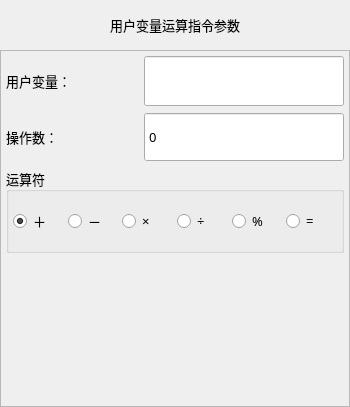
<?xml version="1.0" encoding="UTF-8"?>
<ui version="4.0">
 <class>FormActOperate</class>
 <widget class="QWidget" name="FormActOperate">
  <property name="geometry">
   <rect>
    <x>0</x>
    <y>0</y>
    <width>350</width>
    <height>407</height>
   </rect>
  </property>
  <property name="sizePolicy">
   <sizepolicy hsizetype="Fixed" vsizetype="Fixed">
    <horstretch>0</horstretch>
    <verstretch>0</verstretch>
   </sizepolicy>
  </property>
  <property name="minimumSize">
   <size>
    <width>350</width>
    <height>407</height>
   </size>
  </property>
  <property name="maximumSize">
   <size>
    <width>700</width>
    <height>815</height>
   </size>
  </property>
  <property name="font">
   <font>
    <family>微软雅黑</family>
    <pointsize>10</pointsize>
    <weight>50</weight>
    <italic>false</italic>
    <bold>false</bold>
   </font>
  </property>
  <property name="windowTitle">
   <string notr="true">用户变量运算</string>
  </property>
  <property name="styleSheet">
   <string notr="true"/>
  </property>
  <layout class="QVBoxLayout" name="verticalLayout">
   <property name="spacing">
    <number>0</number>
   </property>
   <property name="margin">
    <number>0</number>
   </property>
   <item>
    <widget class="QLabel" name="labelParaTitle">
     <property name="sizePolicy">
      <sizepolicy hsizetype="Preferred" vsizetype="Fixed">
       <horstretch>0</horstretch>
       <verstretch>0</verstretch>
      </sizepolicy>
     </property>
     <property name="minimumSize">
      <size>
       <width>0</width>
       <height>50</height>
      </size>
     </property>
     <property name="font">
      <font>
       <family>微软雅黑</family>
       <pointsize>10</pointsize>
       <weight>50</weight>
       <bold>false</bold>
      </font>
     </property>
     <property name="styleSheet">
      <string notr="true">QLabel#labelParaTitle
{
	color: black;
	border-image: url(:/img/widget/Panel.png) 0 4 0 4;
	border-left: 4px transparent;
	border-right: 4px transparent;
}
</string>
     </property>
     <property name="text">
      <string>用户变量运算指令参数</string>
     </property>
     <property name="alignment">
      <set>Qt::AlignCenter</set>
     </property>
    </widget>
   </item>
   <item>
    <widget class="QFrame" name="frameActOperate">
     <property name="font">
      <font>
       <family>微软雅黑</family>
       <pointsize>10</pointsize>
       <weight>50</weight>
       <italic>false</italic>
       <bold>false</bold>
      </font>
     </property>
     <property name="styleSheet">
      <string notr="true"/>
     </property>
     <property name="frameShape">
      <enum>QFrame::StyledPanel</enum>
     </property>
     <property name="frameShadow">
      <enum>QFrame::Plain</enum>
     </property>
     <property name="IsMainArea" stdset="0">
      <bool>true</bool>
     </property>
     <layout class="QGridLayout" name="gridLayout_2">
      <property name="margin">
       <number>5</number>
      </property>
      <item row="0" column="0">
       <widget class="QLabel" name="labelVar">
        <property name="sizePolicy">
         <sizepolicy hsizetype="Expanding" vsizetype="Fixed">
          <horstretch>0</horstretch>
          <verstretch>0</verstretch>
         </sizepolicy>
        </property>
        <property name="minimumSize">
         <size>
          <width>0</width>
          <height>50</height>
         </size>
        </property>
        <property name="maximumSize">
         <size>
          <width>16777215</width>
          <height>50</height>
         </size>
        </property>
        <property name="font">
         <font>
          <family>微软雅黑</family>
          <pointsize>10</pointsize>
          <weight>50</weight>
          <italic>false</italic>
          <bold>false</bold>
         </font>
        </property>
        <property name="text">
         <string>用户变量：</string>
        </property>
        <property name="buddy">
         <cstring>lineEdit_Var</cstring>
        </property>
       </widget>
      </item>
      <item row="0" column="1">
       <widget class="xLineEdit" name="lineEdit_Var">
        <property name="enabled">
         <bool>true</bool>
        </property>
        <property name="sizePolicy">
         <sizepolicy hsizetype="Fixed" vsizetype="Fixed">
          <horstretch>0</horstretch>
          <verstretch>0</verstretch>
         </sizepolicy>
        </property>
        <property name="minimumSize">
         <size>
          <width>200</width>
          <height>50</height>
         </size>
        </property>
        <property name="maximumSize">
         <size>
          <width>200</width>
          <height>50</height>
         </size>
        </property>
        <property name="font">
         <font>
          <family>微软雅黑</family>
          <pointsize>10</pointsize>
          <weight>50</weight>
          <italic>false</italic>
          <bold>false</bold>
         </font>
        </property>
        <property name="focusPolicy">
         <enum>Qt::ClickFocus</enum>
        </property>
        <property name="acceptDrops">
         <bool>false</bool>
        </property>
        <property name="alignment">
         <set>Qt::AlignCenter</set>
        </property>
        <property name="readOnly">
         <bool>true</bool>
        </property>
       </widget>
      </item>
      <item row="1" column="0">
       <widget class="QLabel" name="labelValue">
        <property name="sizePolicy">
         <sizepolicy hsizetype="Expanding" vsizetype="Fixed">
          <horstretch>0</horstretch>
          <verstretch>0</verstretch>
         </sizepolicy>
        </property>
        <property name="minimumSize">
         <size>
          <width>0</width>
          <height>50</height>
         </size>
        </property>
        <property name="maximumSize">
         <size>
          <width>16777215</width>
          <height>50</height>
         </size>
        </property>
        <property name="font">
         <font>
          <family>微软雅黑</family>
          <pointsize>10</pointsize>
          <weight>50</weight>
          <italic>false</italic>
          <bold>false</bold>
         </font>
        </property>
        <property name="text">
         <string>操作数：</string>
        </property>
        <property name="buddy">
         <cstring>lineEdit_Var</cstring>
        </property>
       </widget>
      </item>
      <item row="1" column="1">
       <widget class="xSpinBox" name="BoxValue">
        <property name="enabled">
         <bool>true</bool>
        </property>
        <property name="sizePolicy">
         <sizepolicy hsizetype="Fixed" vsizetype="Fixed">
          <horstretch>0</horstretch>
          <verstretch>0</verstretch>
         </sizepolicy>
        </property>
        <property name="minimumSize">
         <size>
          <width>200</width>
          <height>50</height>
         </size>
        </property>
        <property name="maximumSize">
         <size>
          <width>200</width>
          <height>50</height>
         </size>
        </property>
        <property name="font">
         <font>
          <family>微软雅黑</family>
          <pointsize>10</pointsize>
          <weight>50</weight>
          <italic>false</italic>
          <bold>false</bold>
         </font>
        </property>
        <property name="focusPolicy">
         <enum>Qt::ClickFocus</enum>
        </property>
        <property name="acceptDrops">
         <bool>false</bool>
        </property>
        <property name="alignment">
         <set>Qt::AlignLeading|Qt::AlignLeft|Qt::AlignVCenter</set>
        </property>
        <property name="buttonSymbols">
         <enum>QAbstractSpinBox::NoButtons</enum>
        </property>
        <property name="specialValueText">
         <string notr="true"/>
        </property>
        <property name="keyboardTracking">
         <bool>false</bool>
        </property>
        <property name="suffix">
         <string notr="true"/>
        </property>
        <property name="prefix">
         <string notr="true"/>
        </property>
        <property name="minimum">
         <number>0</number>
        </property>
        <property name="maximum">
         <number>6000000</number>
        </property>
        <property name="value">
         <number>0</number>
        </property>
        <property name="HasBtn" stdset="0">
         <bool>true</bool>
        </property>
       </widget>
      </item>
      <item row="2" column="0" colspan="2">
       <widget class="QGroupBox" name="groupBoxOperate">
        <property name="font">
         <font>
          <family>微软雅黑</family>
          <pointsize>10</pointsize>
          <weight>50</weight>
          <italic>false</italic>
          <bold>false</bold>
         </font>
        </property>
        <property name="title">
         <string>运算符</string>
        </property>
        <layout class="QGridLayout" name="gridLayout">
         <property name="horizontalSpacing">
          <number>4</number>
         </property>
         <property name="verticalSpacing">
          <number>2</number>
         </property>
         <property name="margin">
          <number>4</number>
         </property>
         <item row="0" column="0">
          <widget class="xRadioButton" name="radioPlus">
           <property name="sizePolicy">
            <sizepolicy hsizetype="Expanding" vsizetype="Fixed">
             <horstretch>0</horstretch>
             <verstretch>0</verstretch>
            </sizepolicy>
           </property>
           <property name="minimumSize">
            <size>
             <width>0</width>
             <height>50</height>
            </size>
           </property>
           <property name="maximumSize">
            <size>
             <width>16777215</width>
             <height>50</height>
            </size>
           </property>
           <property name="font">
            <font>
             <family>微软雅黑</family>
             <pointsize>10</pointsize>
             <weight>50</weight>
             <italic>false</italic>
             <bold>false</bold>
            </font>
           </property>
           <property name="focusPolicy">
            <enum>Qt::NoFocus</enum>
           </property>
           <property name="toolTip">
            <string notr="true"/>
           </property>
           <property name="statusTip">
            <string notr="true"/>
           </property>
           <property name="whatsThis">
            <string notr="true"/>
           </property>
           <property name="accessibleName">
            <string notr="true"/>
           </property>
           <property name="accessibleDescription">
            <string notr="true"/>
           </property>
           <property name="text">
            <string notr="true">＋</string>
           </property>
           <property name="iconSize">
            <size>
             <width>32</width>
             <height>32</height>
            </size>
           </property>
           <property name="checked">
            <bool>true</bool>
           </property>
          </widget>
         </item>
         <item row="0" column="1">
          <widget class="xRadioButton" name="radioSub">
           <property name="sizePolicy">
            <sizepolicy hsizetype="Expanding" vsizetype="Fixed">
             <horstretch>0</horstretch>
             <verstretch>0</verstretch>
            </sizepolicy>
           </property>
           <property name="minimumSize">
            <size>
             <width>0</width>
             <height>50</height>
            </size>
           </property>
           <property name="maximumSize">
            <size>
             <width>16777215</width>
             <height>50</height>
            </size>
           </property>
           <property name="font">
            <font>
             <family>微软雅黑</family>
             <pointsize>10</pointsize>
             <weight>50</weight>
             <italic>false</italic>
             <bold>false</bold>
            </font>
           </property>
           <property name="focusPolicy">
            <enum>Qt::NoFocus</enum>
           </property>
           <property name="toolTip">
            <string notr="true"/>
           </property>
           <property name="statusTip">
            <string notr="true"/>
           </property>
           <property name="whatsThis">
            <string notr="true"/>
           </property>
           <property name="accessibleName">
            <string notr="true"/>
           </property>
           <property name="accessibleDescription">
            <string notr="true"/>
           </property>
           <property name="text">
            <string notr="true">－</string>
           </property>
           <property name="iconSize">
            <size>
             <width>32</width>
             <height>32</height>
            </size>
           </property>
          </widget>
         </item>
         <item row="0" column="2">
          <widget class="xRadioButton" name="radioMul">
           <property name="sizePolicy">
            <sizepolicy hsizetype="Expanding" vsizetype="Fixed">
             <horstretch>0</horstretch>
             <verstretch>0</verstretch>
            </sizepolicy>
           </property>
           <property name="minimumSize">
            <size>
             <width>0</width>
             <height>50</height>
            </size>
           </property>
           <property name="maximumSize">
            <size>
             <width>16777215</width>
             <height>50</height>
            </size>
           </property>
           <property name="font">
            <font>
             <family>微软雅黑</family>
             <pointsize>10</pointsize>
             <weight>50</weight>
             <italic>false</italic>
             <bold>false</bold>
            </font>
           </property>
           <property name="focusPolicy">
            <enum>Qt::NoFocus</enum>
           </property>
           <property name="toolTip">
            <string notr="true"/>
           </property>
           <property name="statusTip">
            <string notr="true"/>
           </property>
           <property name="whatsThis">
            <string notr="true"/>
           </property>
           <property name="accessibleName">
            <string notr="true"/>
           </property>
           <property name="accessibleDescription">
            <string notr="true"/>
           </property>
           <property name="text">
            <string notr="true">×</string>
           </property>
           <property name="iconSize">
            <size>
             <width>32</width>
             <height>32</height>
            </size>
           </property>
          </widget>
         </item>
         <item row="0" column="3">
          <widget class="xRadioButton" name="radioDiv">
           <property name="sizePolicy">
            <sizepolicy hsizetype="Expanding" vsizetype="Fixed">
             <horstretch>0</horstretch>
             <verstretch>0</verstretch>
            </sizepolicy>
           </property>
           <property name="minimumSize">
            <size>
             <width>0</width>
             <height>50</height>
            </size>
           </property>
           <property name="maximumSize">
            <size>
             <width>16777215</width>
             <height>50</height>
            </size>
           </property>
           <property name="font">
            <font>
             <family>微软雅黑</family>
             <pointsize>10</pointsize>
             <weight>50</weight>
             <italic>false</italic>
             <bold>false</bold>
            </font>
           </property>
           <property name="focusPolicy">
            <enum>Qt::NoFocus</enum>
           </property>
           <property name="toolTip">
            <string notr="true"/>
           </property>
           <property name="statusTip">
            <string notr="true"/>
           </property>
           <property name="whatsThis">
            <string notr="true"/>
           </property>
           <property name="accessibleName">
            <string notr="true"/>
           </property>
           <property name="accessibleDescription">
            <string notr="true"/>
           </property>
           <property name="text">
            <string notr="true">÷</string>
           </property>
           <property name="iconSize">
            <size>
             <width>32</width>
             <height>32</height>
            </size>
           </property>
          </widget>
         </item>
         <item row="0" column="4">
          <widget class="xRadioButton" name="radioMod">
           <property name="sizePolicy">
            <sizepolicy hsizetype="Expanding" vsizetype="Fixed">
             <horstretch>0</horstretch>
             <verstretch>0</verstretch>
            </sizepolicy>
           </property>
           <property name="minimumSize">
            <size>
             <width>0</width>
             <height>50</height>
            </size>
           </property>
           <property name="maximumSize">
            <size>
             <width>16777215</width>
             <height>50</height>
            </size>
           </property>
           <property name="font">
            <font>
             <family>微软雅黑</family>
             <pointsize>10</pointsize>
             <weight>50</weight>
             <italic>false</italic>
             <bold>false</bold>
            </font>
           </property>
           <property name="focusPolicy">
            <enum>Qt::NoFocus</enum>
           </property>
           <property name="toolTip">
            <string notr="true"/>
           </property>
           <property name="statusTip">
            <string notr="true"/>
           </property>
           <property name="whatsThis">
            <string notr="true"/>
           </property>
           <property name="accessibleName">
            <string notr="true"/>
           </property>
           <property name="accessibleDescription">
            <string notr="true"/>
           </property>
           <property name="text">
            <string notr="true">%</string>
           </property>
           <property name="iconSize">
            <size>
             <width>32</width>
             <height>32</height>
            </size>
           </property>
          </widget>
         </item>
         <item row="0" column="5">
          <widget class="xRadioButton" name="radioAssign">
           <property name="sizePolicy">
            <sizepolicy hsizetype="Expanding" vsizetype="Fixed">
             <horstretch>0</horstretch>
             <verstretch>0</verstretch>
            </sizepolicy>
           </property>
           <property name="minimumSize">
            <size>
             <width>0</width>
             <height>50</height>
            </size>
           </property>
           <property name="maximumSize">
            <size>
             <width>16777215</width>
             <height>50</height>
            </size>
           </property>
           <property name="font">
            <font>
             <family>微软雅黑</family>
             <pointsize>10</pointsize>
             <weight>50</weight>
             <italic>false</italic>
             <bold>false</bold>
            </font>
           </property>
           <property name="focusPolicy">
            <enum>Qt::NoFocus</enum>
           </property>
           <property name="toolTip">
            <string notr="true"/>
           </property>
           <property name="statusTip">
            <string notr="true"/>
           </property>
           <property name="whatsThis">
            <string notr="true"/>
           </property>
           <property name="accessibleName">
            <string notr="true"/>
           </property>
           <property name="accessibleDescription">
            <string notr="true"/>
           </property>
           <property name="text">
            <string notr="true">=</string>
           </property>
           <property name="iconSize">
            <size>
             <width>32</width>
             <height>32</height>
            </size>
           </property>
          </widget>
         </item>
        </layout>
       </widget>
      </item>
      <item row="3" column="1">
       <spacer name="verticalSpacer">
        <property name="orientation">
         <enum>Qt::Vertical</enum>
        </property>
        <property name="sizeHint" stdset="0">
         <size>
          <width>20</width>
          <height>40</height>
         </size>
        </property>
       </spacer>
      </item>
     </layout>
    </widget>
   </item>
  </layout>
 </widget>
 <customwidgets>
  <customwidget>
   <class>xRadioButton</class>
   <extends>QRadioButton</extends>
   <header>xradiobutton.h</header>
  </customwidget>
  <customwidget>
   <class>xSpinBox</class>
   <extends>QSpinBox</extends>
   <header>xspinbox.h</header>
   <slots>
    <signal>clicked()</signal>
   </slots>
  </customwidget>
  <customwidget>
   <class>xLineEdit</class>
   <extends>QLineEdit</extends>
   <header>xlineedit.h</header>
   <slots>
    <signal>clicked()</signal>
   </slots>
  </customwidget>
 </customwidgets>
 <resources/>
 <connections>
  <connection>
   <sender>lineEdit_Var</sender>
   <signal>clicked()</signal>
   <receiver>FormActOperate</receiver>
   <slot>selectVar()</slot>
   <hints>
    <hint type="sourcelabel">
     <x>229</x>
     <y>65</y>
    </hint>
    <hint type="destinationlabel">
     <x>491</x>
     <y>62</y>
    </hint>
   </hints>
  </connection>
  <connection>
   <sender>BoxValue</sender>
   <signal>clicked()</signal>
   <receiver>FormActOperate</receiver>
   <slot>inputValue()</slot>
   <hints>
    <hint type="sourcelabel">
     <x>217</x>
     <y>131</y>
    </hint>
    <hint type="destinationlabel">
     <x>441</x>
     <y>162</y>
    </hint>
   </hints>
  </connection>
 </connections>
 <slots>
  <slot>selectVar()</slot>
  <slot>inputValue()</slot>
 </slots>
</ui>
